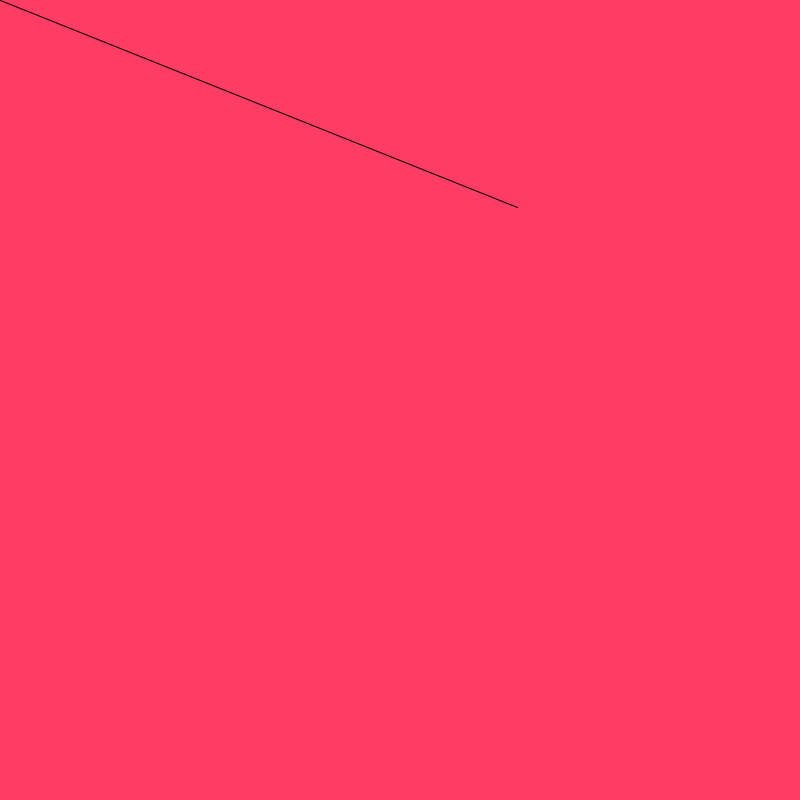
Frame 1 (no input)
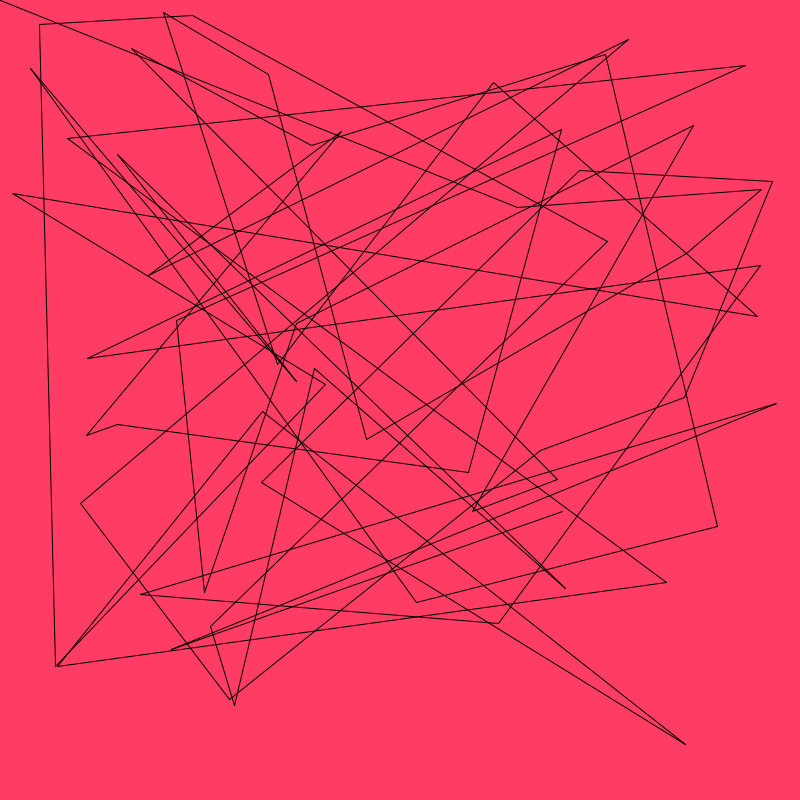
Frame 60 (the mouse pressed at the canvas centre just before this capture)
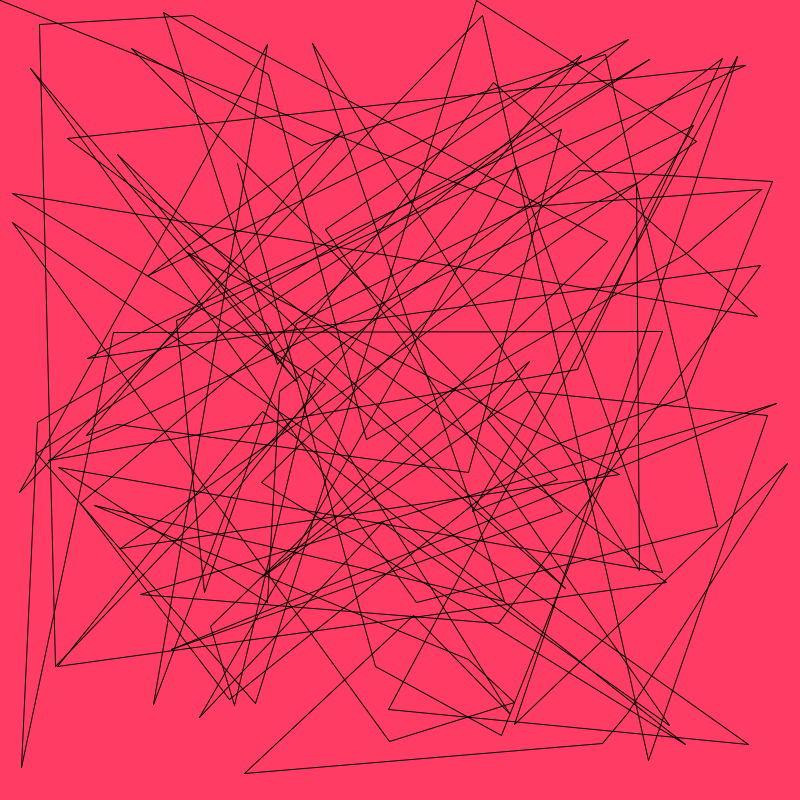
Frame 120 (the mouse held since frame 60 and released just before this capture)

The Processing sketch that drew these frames (run headless with seeded random() and noise(); from frame 60 on, the mouse is pressed at the canvas centre):

// Processing sketch: polyline
// ── polyline.pde
float x2 = 0, y2 = 0;
 
void setup () {
  size (800,800);
  background (255,60,100);
  frameRate(10);
}
 
void draw () {
  float x = random (0,800);
  float y = random (0,800);
  line (x2,y2,x,y);
  x2 = x; y2 = y;
    
  }  
